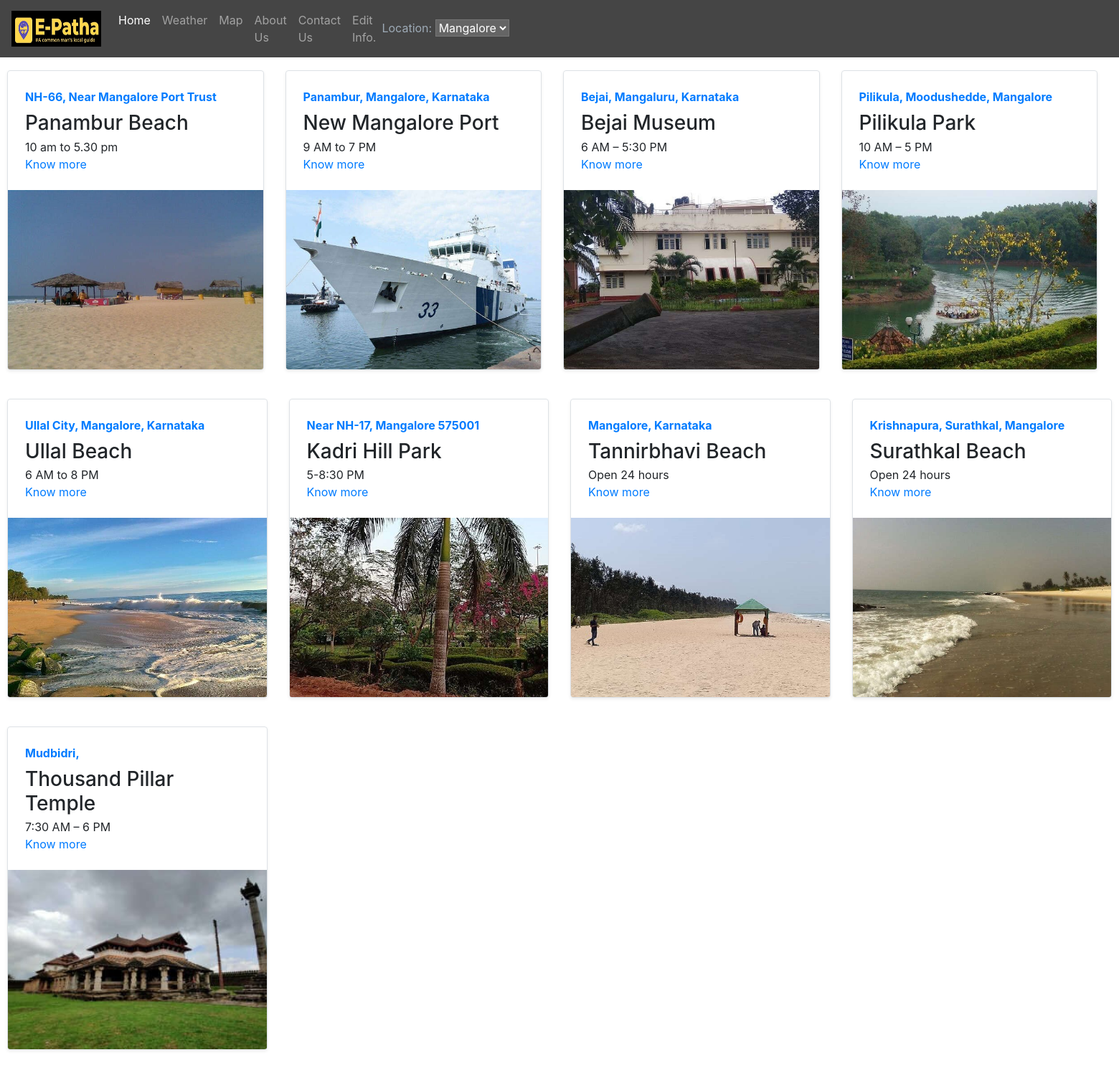
The page /tourism/ on the database its author committed.
### tourism/models.py (models this page shows)
class Blogpost(models.Model):
    post_id = models.AutoField(primary_key=True)
    Place_name = models.CharField(max_length=50)
    place = models.CharField(max_length=500, default="")
    About = models.CharField(max_length=5000, default="")
    headding = models.CharField(max_length=500, default="")
    info = models.CharField(max_length=5000, default="")
    headdings = models.CharField(max_length=500, default="")
    informations = models.CharField(max_length=5000, default="")
    info_date = models.DateField()
    Images = models.ImageField(upload_to='e_patha/images', default="")
    def __str__(self):
        return self.Place_name

### tourism/views.py (the view)
# urls.py: path("", views.index, name="blogHome"),
def index(request):
    myposts = Blogpost.objects.all()
    print(myposts)
    return render(request, 'tourism/index.html',
                  {'myposts': myposts})

### tourism/templates/tourism/index.html (shortened to what this page needs)
{% extends 'e_patha/basic.html' %}
{% block body %}
<div class="c" style="padding:10px">
<div class="row my-2 c">
    {% for item in myposts %}
        <div class="col-md-3">
            <div
                class="row no-gutters border rounded overflow-hidden flex-md-row mb-3 shadow-sm h-md-100 position-relative">
                <div class="col p-4 d-flex flex-column position-static">
                    <strong class="d-inline-block mb-2 text-primary">{{item.place}}</strong>
                    <h3 class="mb-0">{{item.Place_name}}</h3>
                    <p class="card-text mb-auto">{{item.informations}}</p>
                    <a href="blogpost/{{item.post_id}}" class="stretched-link">Know more </a>
                </div>
                <div class="col-auto d-none d-lg-block">
                    <img src="/media/{{item.Images}}" class="bd-placeholder-img"  height="250"
                        aria-label="Placeholder: Thumbnail"/>
                </div>
            </div>
        </div>
{% if forloop.counter|divisibleby:4 %}
    </div><div class="row my-4">
    {% endif %}
    {% endfor %}
</div>
{% endblock %}

### tourism/templates/tourism/index.html (style rules this page uses)
.c { width:100%; min-width:1550px; height:auto; }

### rows shown on the page
Blogpost: place "NH-66, Near Mangalore Port Trust", Place_name "Panambur Beach", informations "10 am to 5.30 pm", Images (picture)
Blogpost: place "Panambur, Mangalore, Karnataka", Place_name "New Mangalore Port", informations "9 AM to 7 PM", Images (picture)
Blogpost: place "Bejai, Mangaluru, Karnataka", Place_name "Bejai Museum", informations "6 AM – 5:30 PM", Images (picture)
Blogpost: place "Pilikula, Moodushedde, Mangalore", Place_name "Pilikula Park", informations "10 AM – 5 PM", Images (picture)
Blogpost: place "Ullal City, Mangalore, Karnataka", Place_name "Ullal Beach", informations "6 AM to 8 PM", Images (picture)
Blogpost: place "Near NH-17, Mangalore 575001", Place_name "Kadri Hill Park", informations "5-8:30 PM", Images (picture)
Blogpost: place "Mangalore, Karnataka", Place_name "Tannirbhavi Beach", informations "Open 24 hours", Images (picture)
Blogpost: place "Krishnapura, Surathkal, Mangalore", Place_name "Surathkal Beach", informations "Open 24 hours", Images (picture)
Blogpost: place "Mudbidri,", Place_name "Thousand Pillar Temple", informations "7:30 AM – 6 PM", Images (picture)
